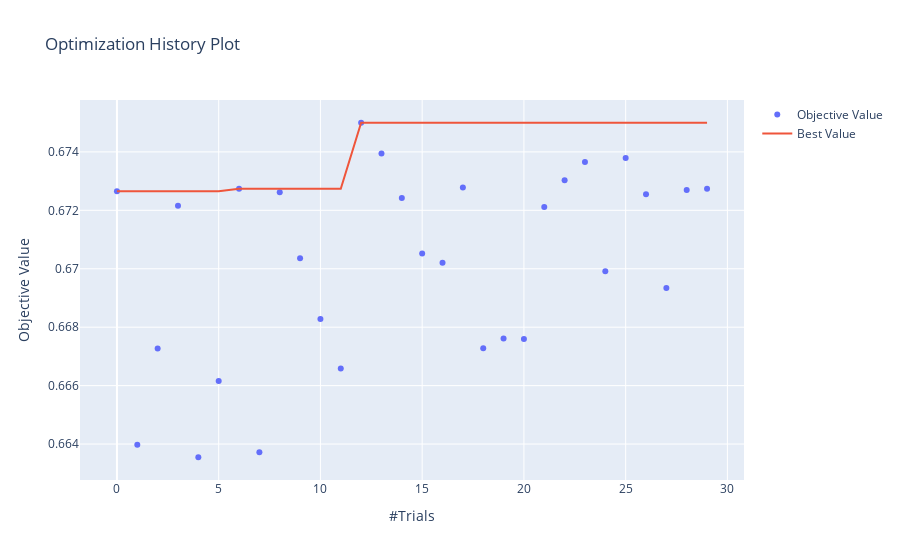

Here is the notebook cell this chart was saved with:
### Code cell
optuna.visualization.plot_optimization_history(study)

### Figure 1 — Plotly figure (JSON) as saved in the notebook; plotly's stock layout.template omitted (floating-point values rounded to 4 significant figures)
{"data": [{"mode": "markers", "name": "Objective Value", "type": "scatter", "x": [0, 1, 2, 3, 4, 5, 6, 7, 8, 9, 10, 11, 12, 13, 14, 15, 16, 17, 18, 19, 20, 21, 22, 23, 24, 25, 26, 27, 28, 29], "y": [0.6727, 0.664, 0.6673, 0.6722, 0.6635, 0.6662, 0.6727, 0.6637, 0.6726, 0.6704, 0.6683, 0.6666, 0.675, 0.6739, 0.6724, 0.6705, 0.6702, 0.6728, 0.6673, 0.6676, 0.6676, 0.6721, 0.673, 0.6737, 0.6699, 0.6738, 0.6726, 0.6693, 0.6727, 0.6727]}, {"name": "Best Value", "type": "scatter", "x": [0, 1, 2, 3, 4, 5, 6, 7, 8, 9, 10, 11, 12, 13, 14, 15, 16, 17, 18, 19, 20, 21, 22, 23, 24, 25, 26, 27, 28, 29], "y": [0.6727, 0.6727, 0.6727, 0.6727, 0.6727, 0.6727, 0.6727, 0.6727, 0.6727, 0.6727, 0.6727, 0.6727, 0.675, 0.675, 0.675, 0.675, 0.675, 0.675, 0.675, 0.675, 0.675, 0.675, 0.675, 0.675, 0.675, 0.675, 0.675, 0.675, 0.675, 0.675]}], "layout": {"title": {"text": "Optimization History Plot"}, "xaxis": {"title": {"text": "#Trials"}}, "yaxis": {"title": {"text": "Objective Value"}}}}
